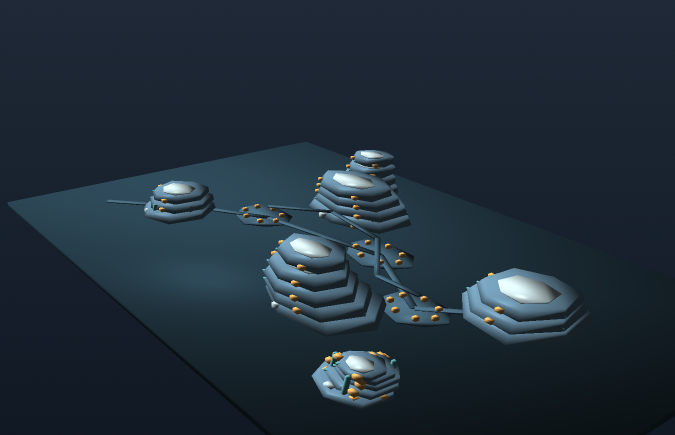
#> input picture artifacts/g4c7-a83-b11-dual-city-g0/project/A/macro.png, 1350 x 870 px, found by its file name (shown at 1/2 size)
$ python render.py
#> lines starting #> are read from the running program, lines starting #| are printed output that depends on the picture
"""Persisted PLY -> true VTK views, same scene for panorama and close human views."""
from pathlib import Path
import json
import vtk
from PIL import Image,ImageDraw,ImageFont
ROOT=Path(__file__).resolve().parent
PALETTE={
    'landscape':(59,78,83),'urban_body':(172,190,193),'urban_warm':(201,184,161),
    'civic':(230,197,136),'maker':(231,144,114),'research':(122,174,212),
    'habitat':(202,211,189),'circulation':(242,214,148),
    'garden':(111,171,134),'glazing':(107,212,210),
    'support':(114,130,152),'transport':(97,147,178)}
VIEWS={
'macro':([-2880,-3850,1850],[0,120,100],32),
'cross_district':([1690,-1680,990],[0,85,93],41),
'civic_confluence':([-700,-710,390],[10,55,45],60),
'maker_public_eye':([-360,-130,30],[-250,-239,38],72),
'research_public_eye':([220,80,34],[260,155,35],70),
'high_residential_eye':([-620,700,118],[-170,240,72],65),
}
def render(variant):
#> called with variant = 'inhabited'
    folder=ROOT/variant
    for name,(pos,target,fov) in VIEWS.items():
        r=vtk.vtkRenderer();r.SetBackground(.07,.095,.13);r.SetBackground2(.30,.37,.44);r.GradientBackgroundOn()
        for role,c in PALETTE.items():
            path=folder/(role+'.ply')
            if not path.exists():continue
            source=vtk.vtkPLYReader();source.SetFileName(str(path));source.Update()
            mapper=vtk.vtkPolyDataMapper();mapper.SetInputData(source.GetOutput());mapper.ScalarVisibilityOff()
            actor=vtk.vtkActor();actor.SetMapper(mapper)
            prop=actor.GetProperty();prop.SetColor(*(x/255 for x in c));prop.SetAmbient(.31);prop.SetDiffuse(.67)
            prop.SetSpecular(.22);prop.SetSpecularPower(15);prop.SetOpacity(.82 if role=='glazing' else 1.0)
            r.AddActor(actor)
        c=r.GetActiveCamera();c.SetPosition(*pos);c.SetFocalPoint(*target);c.SetViewUp(0,0,1);c.SetViewAngle(fov)
        r.ResetCameraClippingRange()
        win=vtk.vtkRenderWindow();win.SetOffScreenRendering(1);win.SetSize(1350,850);win.SetMultiSamples(4);win.AddRenderer(r)
        win.Render();f=vtk.vtkWindowToImageFilter();f.SetInput(win);f.Update()
        w=vtk.vtkPNGWriter();w.SetInputConnection(f.GetOutputPort());w.SetFileName(str(folder/(name+'.png')));w.Write();win.Finalize()
        print('RENDER',variant,name,flush=True)
#> (the call stopped at in render, `r=vtk.vtkRenderer();r.SetBackground(.07,.095,.13);r.SetBackground2(.30..`: vtk is not available in this run)

def montage(variant):
#> called with variant = 'inhabited'
    folder=ROOT/variant
    canvas=Image.new('RGB',(1990,1430),(16,22,32));d=ImageDraw.Draw(canvas)
#> after `canvas = Image.new('RGB', (1990, 1430), (16, 22, 32))`:
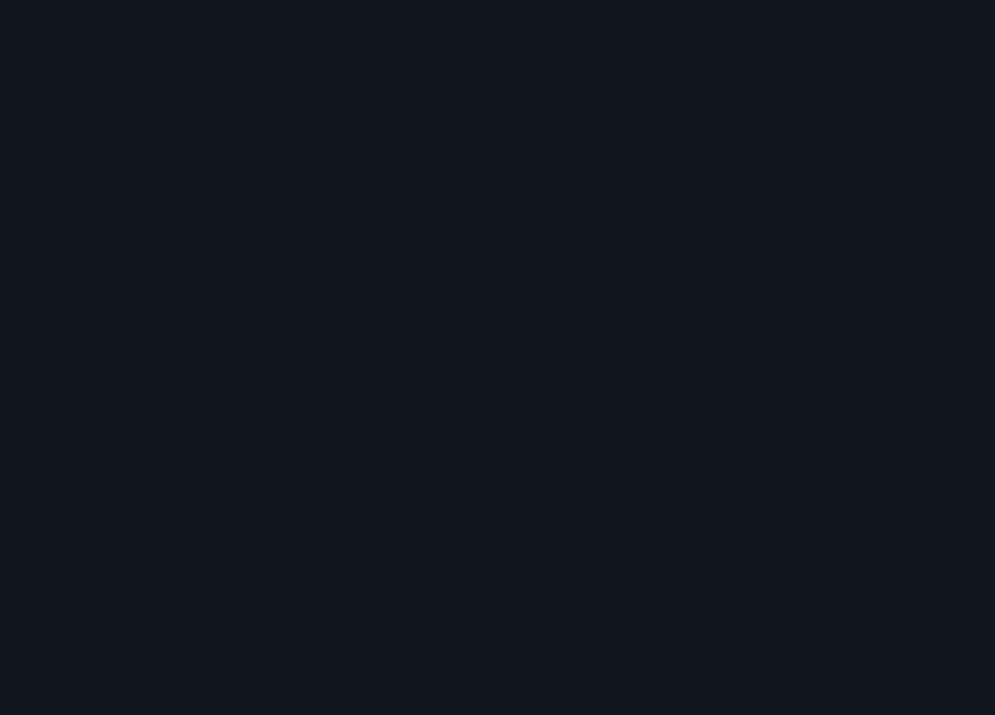
#> canvas: PIL image 1990x1430 RGB (shown at 1/2 size); mean R, G, B 16, 22, 32
    labels=['01 / macro whole-domain','02 / crossed districts','03 / civic confluence','04 / maker eye','05 / research eye','06 / residence viewpoint']
    for i,(name,label) in enumerate(zip(VIEWS,labels)):
        pic=Image.open(folder/(name+'.png')).convert('RGB');pic.thumbnail((980,410))
#> in montage, pic is the input picture: PIL image 1350x870 RGB; mean R, G, B 32.3, 45.4, 56.8
#> after `pic.thumbnail((980, 410))`:
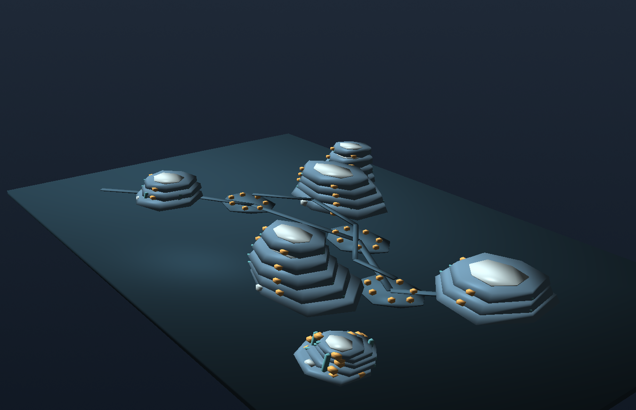
#> pic: PIL image 636x410 RGB; mean R, G, B 32.3, 45.4, 56.9
        x=15+(i%2)*995;y=15+(i//2)*466
        canvas.paste(pic,(x,y+31));d.text((x+6,y+6),label,fill=(235,239,241))
#> after `canvas.paste(pic, (x, y + 31))`:
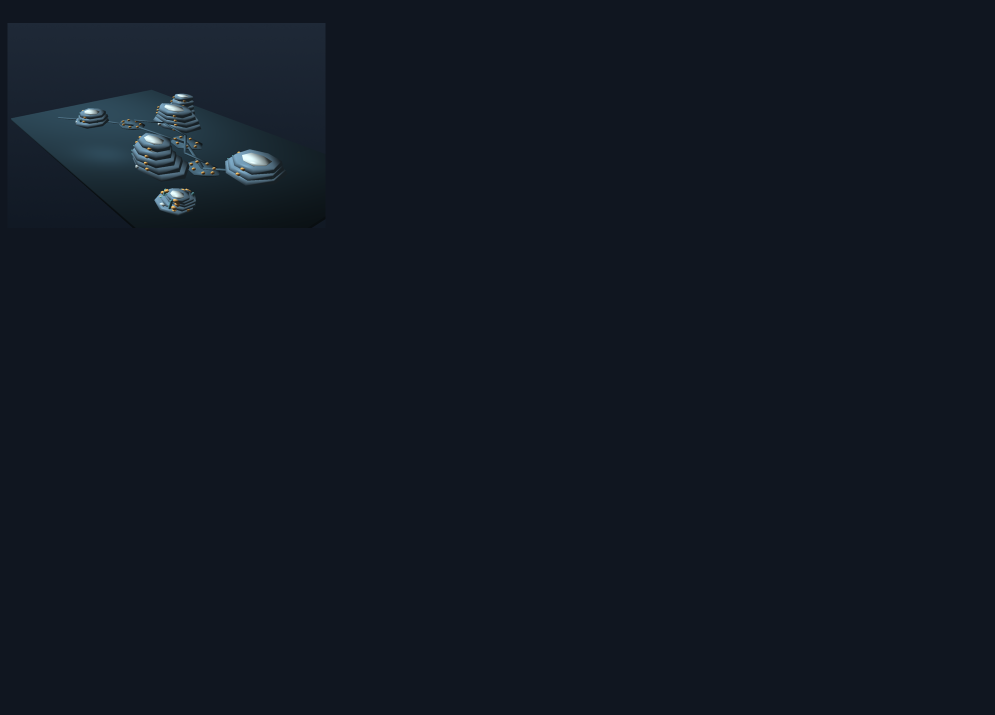
#> canvas: PIL image 1990x1430 RGB (shown at 1/2 size); mean R, G, B 17.5, 24.1, 34.3
    canvas.save(folder/'six_views.png')
if __name__=='__main__':
    vtk.vtkObject.GlobalWarningDisplayOff()
#> (the run stopped early here; a loop or call above may not have finished)

$ run again, with artifacts/g4c7-a83-b11-dual-city-g0/project/A/district.png copied over artifacts/g4c7-a83-b11-dual-city-g0/project/A/macro.png
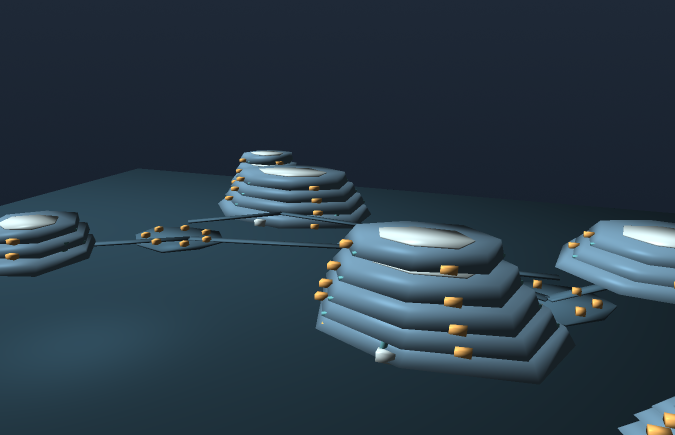
#> input picture artifacts/g4c7-a83-b11-dual-city-g0/project/A/district.png, 1350 x 870 px, found by its file name (shown at 1/2 size)
#> in montage, pic is the input picture: PIL image 1350x870 RGB; mean R, G, B 41.6, 58.1, 70.6
#> in montage, `pic.thumbnail((980, 410))`:
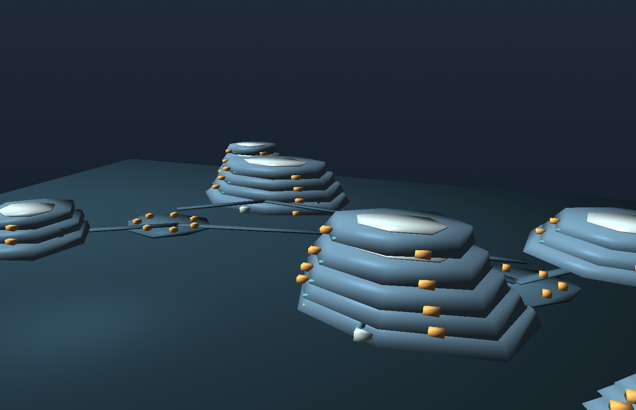
#> pic: PIL image 636x410 RGB; mean R, G, B 41.6, 58.1, 70.6
#> in montage, `canvas.paste(pic, (x, y + 31))`:
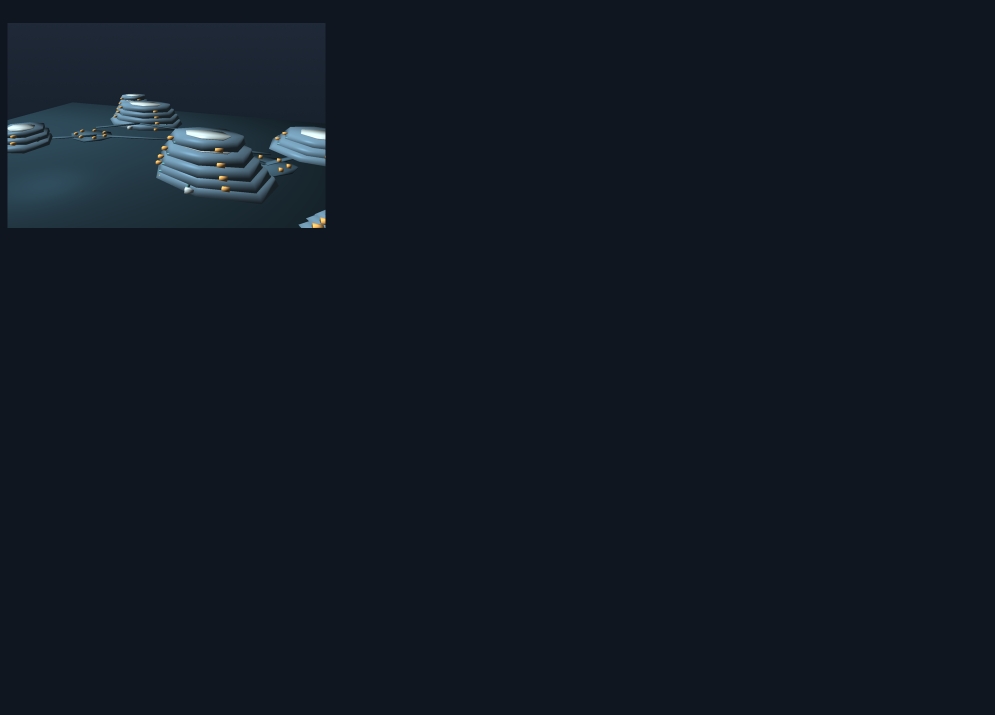
#> canvas: PIL image 1990x1430 RGB (shown at 1/2 size); mean R, G, B 18.3, 25.3, 35.5

$ run again, with artifacts/g4c7-a83-b11-dual-city-g0/project/A/public_eye.png copied over artifacts/g4c7-a83-b11-dual-city-g0/project/A/macro.png
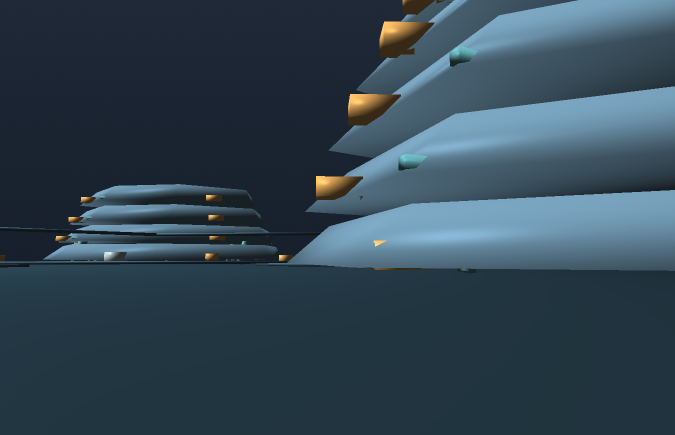
#> input picture artifacts/g4c7-a83-b11-dual-city-g0/project/A/public_eye.png, 1350 x 870 px, found by its file name (shown at 1/2 size)
#> in montage, pic is the input picture: PIL image 1350x870 RGB; mean R, G, B 49.8, 69.5, 82.9
#> in montage, `pic.thumbnail((980, 410))`:
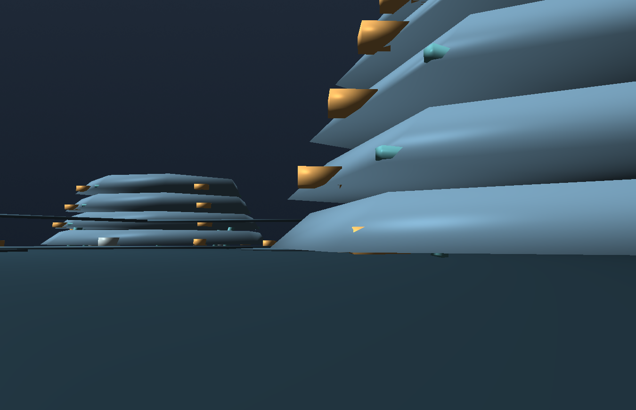
#> pic: PIL image 636x410 RGB; mean R, G, B 49.8, 69.5, 82.9
#> in montage, `canvas.paste(pic, (x, y + 31))`:
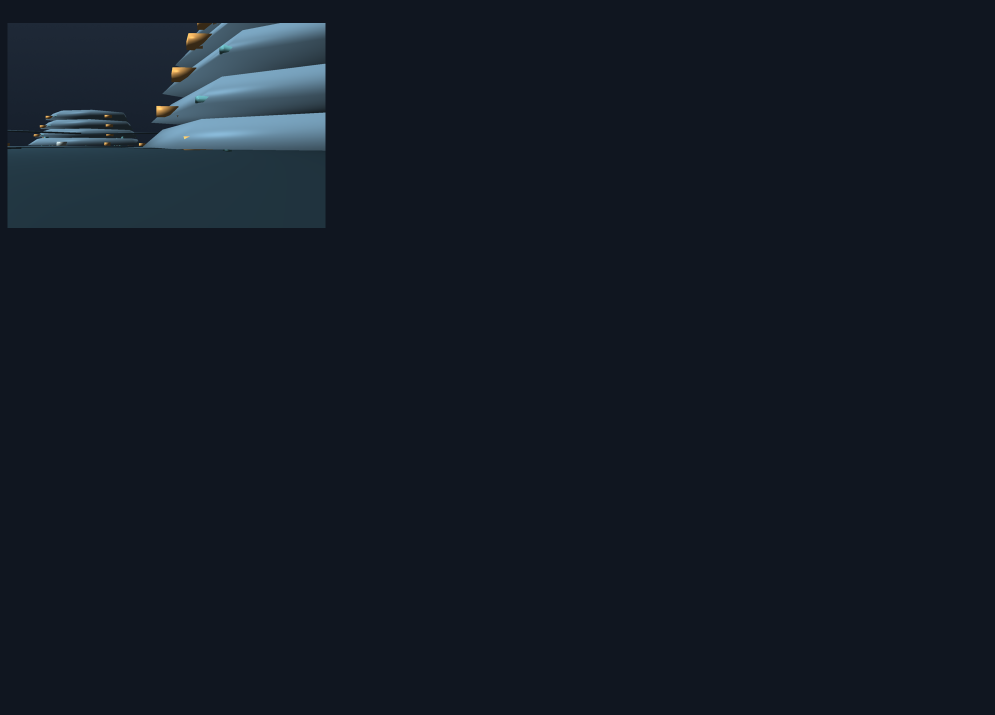
#> canvas: PIL image 1990x1430 RGB (shown at 1/2 size); mean R, G, B 19.1, 26.4, 36.7

$ run again, with artifacts/g4c7-a83-b11-dual-city-g0/project/A/upper_public.png copied over artifacts/g4c7-a83-b11-dual-city-g0/project/A/macro.png
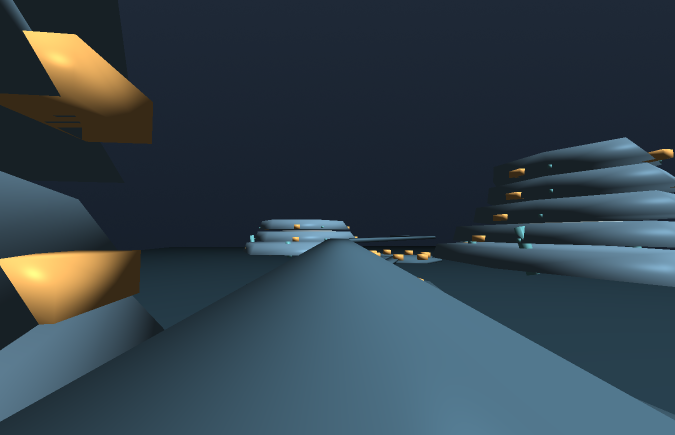
#> input picture artifacts/g4c7-a83-b11-dual-city-g0/project/A/upper_public.png, 1350 x 870 px, found by its file name (shown at 1/2 size)
#> in montage, pic is the input picture: PIL image 1350x870 RGB; mean R, G, B 50.3, 65.4, 75.3
#> in montage, `pic.thumbnail((980, 410))`:
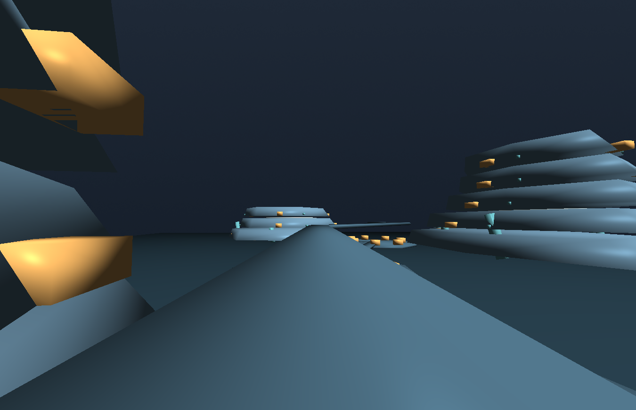
#> pic: PIL image 636x410 RGB; mean R, G, B 50.3, 65.4, 75.3
#> in montage, `canvas.paste(pic, (x, y + 31))`:
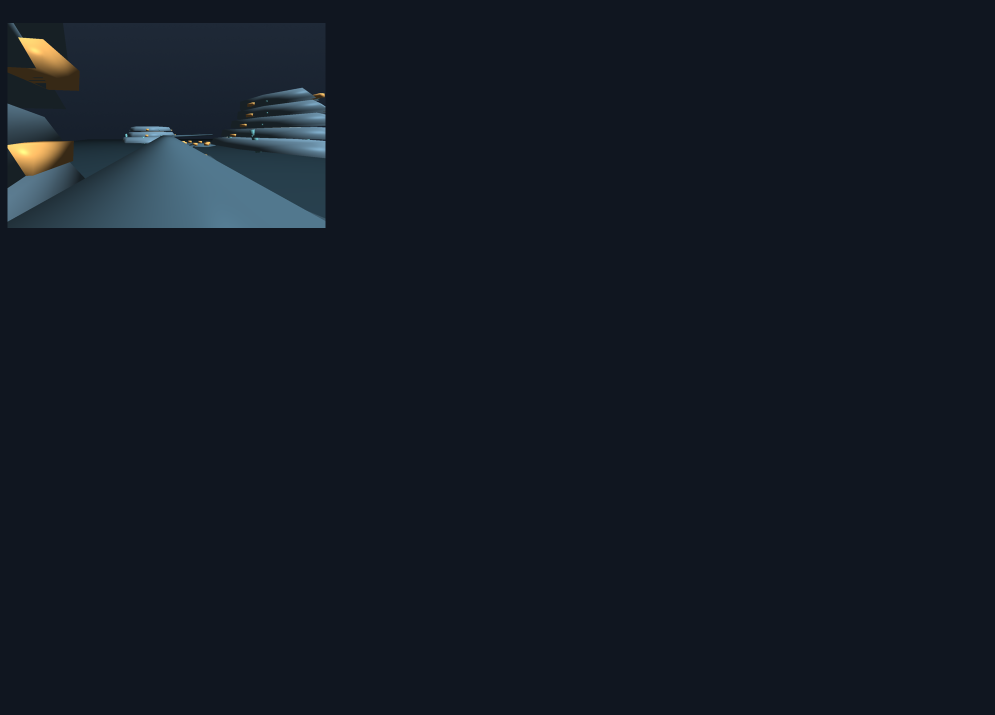
#> canvas: PIL image 1990x1430 RGB (shown at 1/2 size); mean R, G, B 19.1, 26, 36
